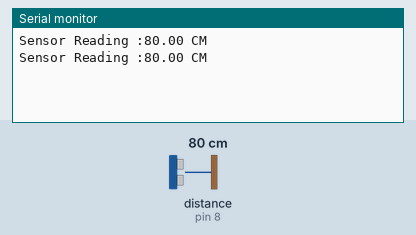
Simulated run of this sketch. Board: Arduino Uno, built with avr-gcc and run on an emulated ATmega328P. On the bench: the last lines printed to the serial monitor. Inputs (shaded band) come from the test bench; at power-on: distance to the obstacle (sensor on pin 8) 80 cm. The echo pulse lasts 58.3 µs per cm.

Above: at 1.8 s.
1.9 s: distance to the obstacle (sensor on pin 8) set to 2 cm
At 2.8 s:
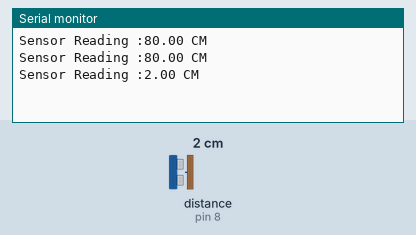
3.4 s: distance to the obstacle (sensor on pin 8) set to 4 cm
At 4.8 s:
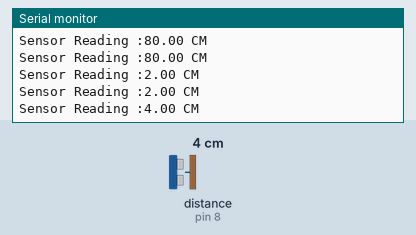
Timing chart, 0 to 6.4 s (numbered marks = the images above; inputs shaded):
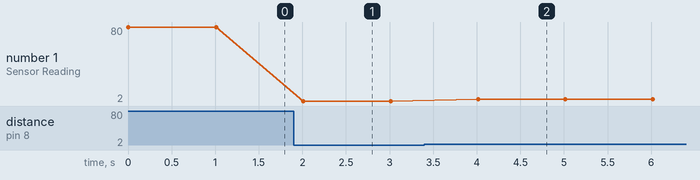

Measured:
- after the input at 1.9 s, the serial monitor: prints a new line after 0.11 s (image 1)
- after the input at 3.4 s, the serial monitor: prints a new line after 0.62 s (image 2)
- plotted number 1: 80 → 2 after the input at 1.9 s, 2 → 4 after the input at 3.4 s

The sketch:

sr05.ino
```cpp
// (licence header left out)
#include<UltraDistSensor.h>
UltraDistSensor mysensor;
float reading;
void setup() {
    Serial.begin(9600);
    mysensor.attach(7,8);//Trigger pin , Echo pin
}

void loop() {
    reading=mysensor.distanceInCm();
    Serial.print("Sensor Reading :");Serial.print(reading);Serial.println(" CM");
    delay(1000);
}
```
